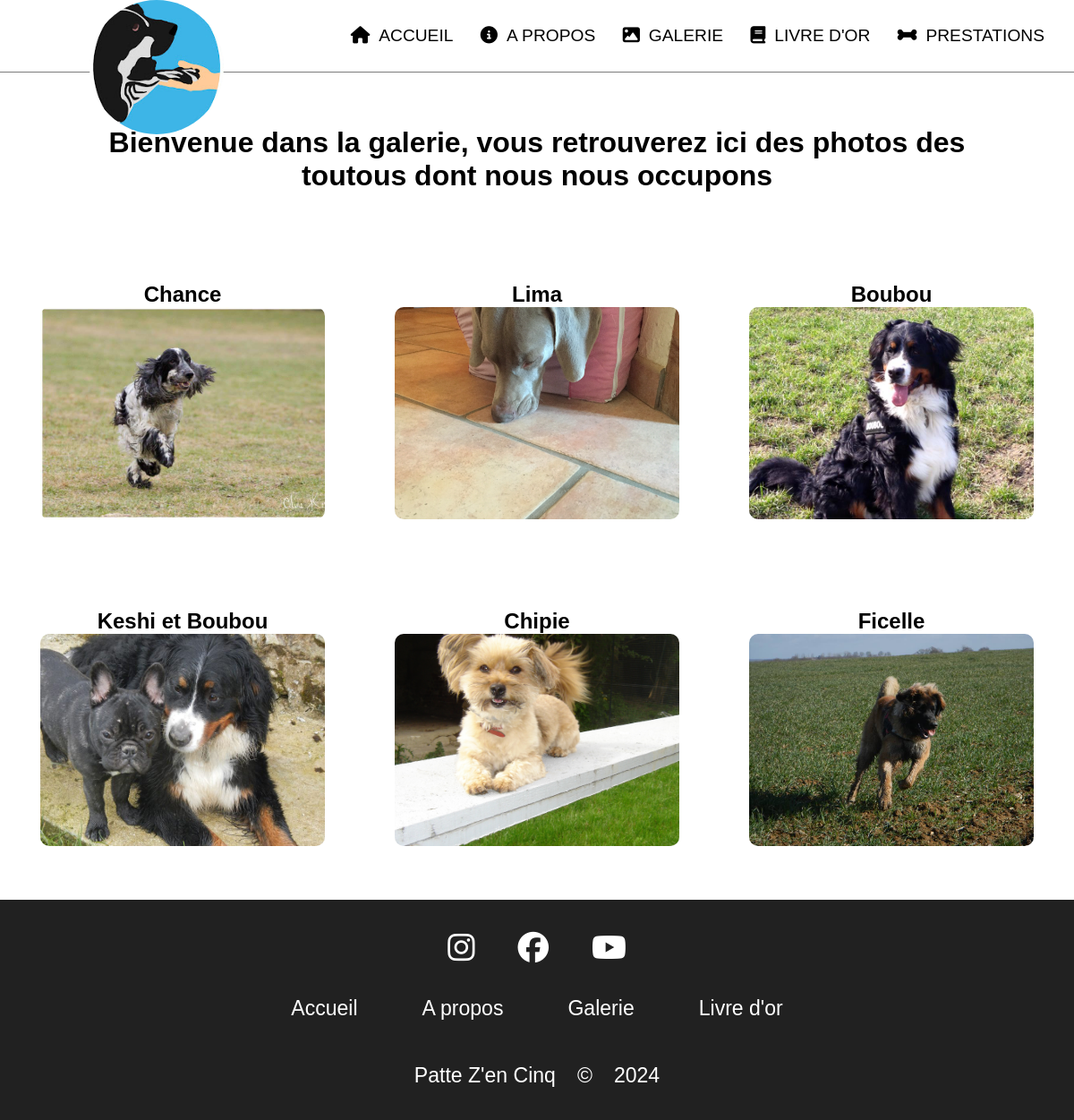
The page /galerie/galerie.php on the database its author committed.
### tables this page shows
CREATE TABLE `photo` (
  `photo_id` int(11) NOT NULL,
  `photo_libelle` varchar(35) NOT NULL,
  `photo_url` varchar(250) NOT NULL,
  `photo_date` date NOT NULL,
  `photo_archive` int(11) NOT NULL,
  `photo_type` int(11) NOT NULL
);

### galerie/galerie.php (the view, shortened to what this page needs)
<?php
 require '../includes/connexion_bdd/connexion_bdd.php';
$query = $connexion->prepare("SELECT * FROM photo");
$query->execute();
$liste = $query->fetchAll();
?>
<!DOCTYPE html>
<html lang="en">
<head>
    <link rel="stylesheet" href="../includes//header/header.css">
    <link rel="stylesheet" href="../includes/footer/footer.css">
    <link rel="stylesheet" href="galerie.css">
</head>
<header>
    <?php require '../includes/header2/header.php'?>
</header>
<body>
    <div class="galerie-description">
        <h1>Bienvenue dans la galerie, vous retrouverez ici des photos des toutous dont nous nous occupons  </h1>
    </div>
    <div class="galerie-box">
    <?php foreach ($liste as $elementDeLaListe){?>
        <div class="galerie-container">
            <h2 class="nom-chien"><?= $elementDeLaListe["photo_libelle"]?></h2>
            <a href="#" class="galerie-img" style="background-image:url(../assets/<?= $elementDeLaListe["photo_url"]?>);"></a>
        </div>
    <?php } ?>
</body>
<footer>
<?php require '../includes/footer2/footer.php'?>
</footer>
</html>

### includes/header/header.css (style rules this page uses)
* { padding: 0; margin: 0; text-decoration: none; list-style: none; }
body { font-family: Arial; overflow-x: hidden; }

### includes/footer/footer.css (style rules this page uses)
body { margin: 0; }
footer { background-color: #212121; color: white; font-size: 120%; bottom: 0; width: 100%; }

### galerie/galerie.css (style rules this page uses)
body { padding: 0%; }
.galerie-box { display: flex; justify-content: center; flex-wrap: wrap; }
.galerie-description { display: flex; justify-content: center; align-items: center; text-align: center; margin: 5%; }
.galerie-img { width: 200px; border-radius: 10px; display: block; color: transparent; background-image: url(../assets/dog.jpg); background-repeat: no-repeat; background-size: cover; background-position: 0%; padding: 30% 15% 30% 15%; font-size: 150%; text-align: center; margin-left: auto; margin-right: auto; }
.nom-chien { display: flex; justify-content: center; margin-top: 10%; }
.galerie-container { width: 33%; display: flex; justify-content: center; flex-direction: column; padding:0% 0% 5% 0%; }

### rows shown on the page
photo: photo_libelle "Chance", photo_url (picture)
photo: photo_libelle "Lima", photo_url (picture)
photo: photo_libelle "Boubou", photo_url (picture)
photo: photo_libelle "Keshi et Boubou", photo_url (picture)
photo: photo_libelle "Chipie", photo_url (picture)
photo: photo_libelle "Ficelle", photo_url (picture)
